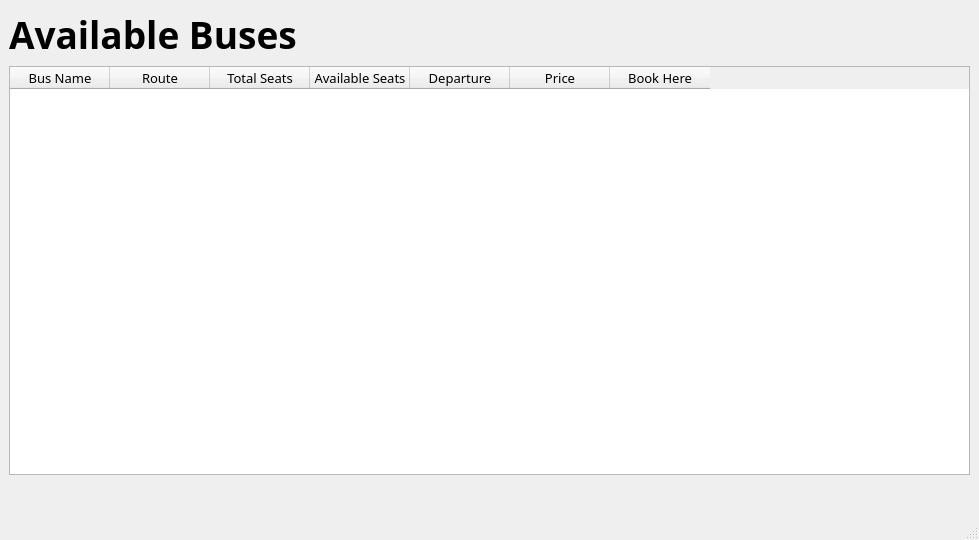
<?xml version="1.0" encoding="UTF-8"?>
<ui version="4.0">
 <class>MainWindowUserForm</class>
 <widget class="QMainWindow" name="MainWindowUserForm">
  <property name="geometry">
   <rect>
    <x>0</x>
    <y>0</y>
    <width>979</width>
    <height>540</height>
   </rect>
  </property>
  <property name="font">
   <font>
    <family>Segoe UI Variable Small Light</family>
    <pointsize>28</pointsize>
   </font>
  </property>
  <property name="windowTitle">
   <string>MainWindow</string>
  </property>
  <widget class="QWidget" name="centralwidget">
   <property name="font">
    <font>
     <family>Segoe UI Variable Small Light</family>
     <pointsize>12</pointsize>
    </font>
   </property>
   <layout class="QVBoxLayout" name="verticalLayout">
    <item>
     <widget class="QLabel" name="label">
      <property name="font">
       <font>
        <family>Yu Gothic UI Semibold</family>
        <pointsize>28</pointsize>
        <bold>true</bold>
       </font>
      </property>
      <property name="text">
       <string>Available Buses</string>
      </property>
     </widget>
    </item>
    <item>
     <widget class="QTableWidget" name="tableWidget">
      <property name="font">
       <font>
        <family>Segoe UI Variable Small Light</family>
        <pointsize>10</pointsize>
       </font>
      </property>
      <column>
      <property name="text">
      <string>Bus Name</string>
      </property>
      </column>
      <column>
       <property name="text">
        <string>Route</string>
       </property>
      </column>
      <column>
       <property name="text">
        <string>Total Seats</string>
       </property>
      </column>
      <column>
       <property name="text">
        <string>Available Seats</string>
       </property>
      </column>
      <column>
       <property name="text">
        <string>Departure</string>
       </property>
      </column>
      <column>
       <property name="text">
        <string>Price</string>
       </property>
      </column>
      <column>
       <property name="text">
        <string>Book Here</string>
       </property>
      </column>
     </widget>
    </item>
   </layout>
  </widget>
  <widget class="QStatusBar" name="statusbar"/>
 </widget>
 <resources/>
 <connections/>
</ui>
